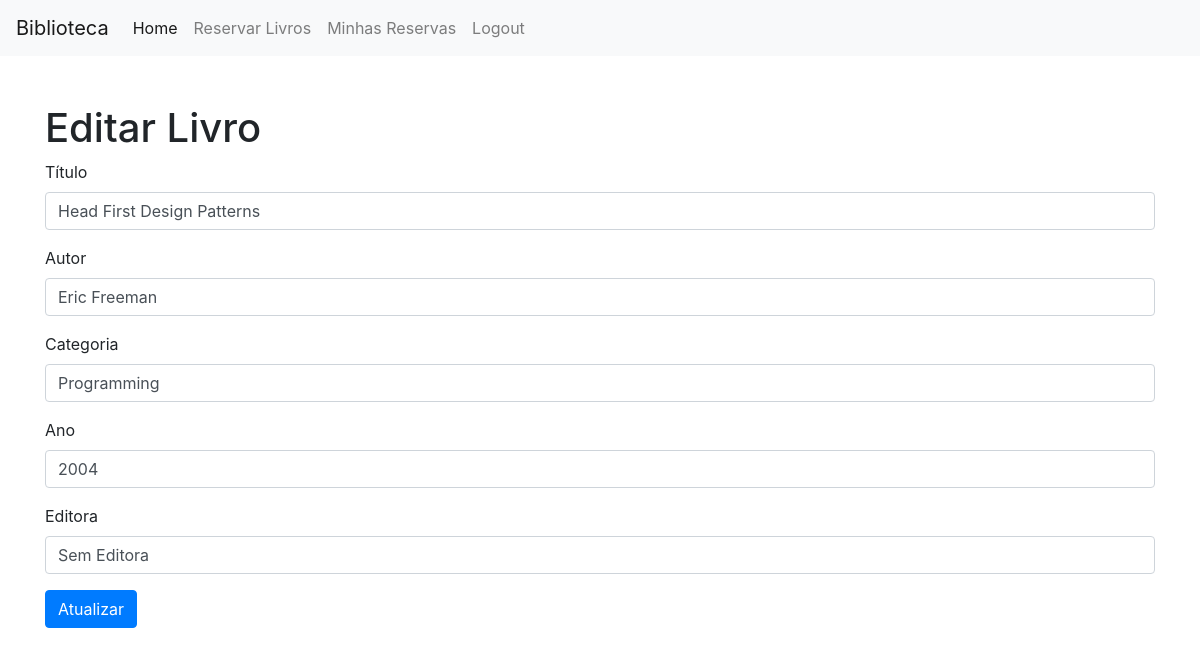
Screenshot of /editar/1 (signed in) with the database file from the repository.
### app.py (models this page shows, shortened)
class Livro(db.Model):
    id = db.Column(db.Integer, primary_key=True)
    titulo = db.Column(db.String(200), nullable=False)
    autor = db.Column(db.String(200), nullable=False)
    categoria = db.Column(db.String(100), nullable=False)
    ano = db.Column(db.Integer, nullable=False)
    editora = db.Column(db.String(200), default="Sem Editora")
    ativo = db.Column(db.Boolean, default=False)

### app.py (the view)
@app.route("/editar/<int:id>")
@login_required
def editar(id):
    livro = Livro.query.get(id)
    if livro:
        return render_template("editar.html", livro=livro)
    return redirect(url_for("inicio"))

### app.py (called while the page is built)
@login_manager.user_loader
def load_user(user_id):
    return User.query.get(int(user_id))

### templates/editar.html (shortened to what this page needs)
<!DOCTYPE html>
<html>
  <head>
    <link
      rel="stylesheet"
      href="https://maxcdn.bootstrapcdn.com/bootstrap/4.0.0/css/bootstrap.min.css"
    />
  </head>
  <body>
    {% include '_navbar.html' %}
    <div class="container mt-5">
      <h1>Editar Livro</h1>
      <form action="{{ url_for('atualizar', id=livro.id) }}" method="post">
        <div class="form-group">
          <label for="titulo">Título</label>
          <input type="text" id="titulo" name="titulo" class="form-control" value="{{ livro.titulo }}" />
        </div>
        <div class="form-group">
          <label for="autor">Autor</label>
          <input type="text" id="autor" name="autor" class="form-control" value="{{ livro.autor }}" />
        </div>
        <div class="form-group">
          <label for="categoria">Categoria</label>
          <input type="text" id="categoria" name="categoria" class="form-control" value="{{ livro.categoria }}" />
        </div>
        <div class="form-group">
          <label for="ano">Ano</label>
          <input type="text" id="ano" name="ano" class="form-control" value="{{ livro.ano }}" />
        </div>
        <div class="form-group">
          <label for="editora">Editora</label>
          <input type="text" id="editora" name="editora" class="form-control" value="{{ livro.editora }}" />
        </div>
        <button type="submit" class="btn btn-primary">Atualizar</button>
      </form>
    </div>
  </body>
</html>

### rows the page displays
Livro: titulo "Head First Design Patterns", autor "Eric Freeman", categoria "Programming", ano "2004", editora "Sem Editora"
